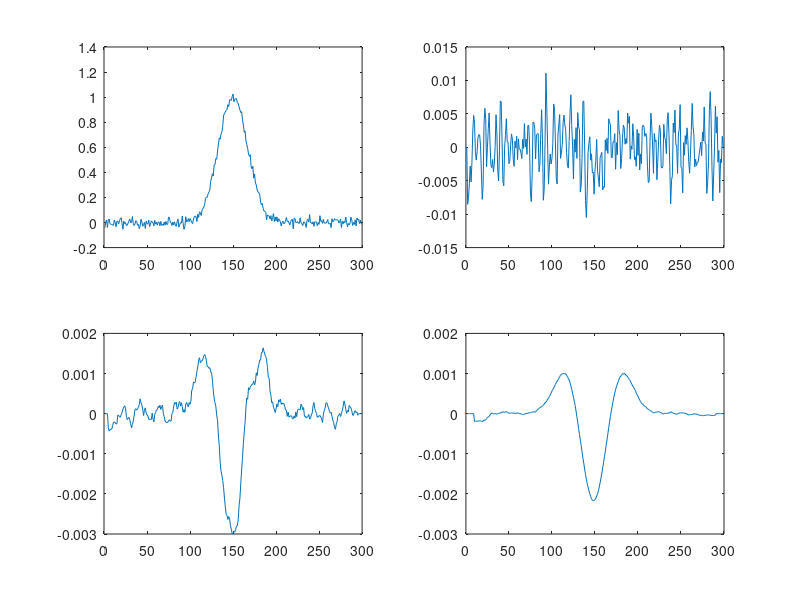

MATLAB code to generate this figure:
% Matlab/Octave code example to create the figures on 
% http://terpconnect.umd.edu/~toh/spectrum/Differentiation.html

function derivdemo4

% Create an independent variable ("x-axis")
increment=1;
x=[1:increment:300];

% Create a signal , as a function of x, with a single Gaussian peak centered at x=150
y=gaussian(x,150,40);

% Add random noise
y=y+0.02*randn(size(x)); 

% Compute second derivative
d=deriv2(y);

% Plot the signal and smoothed derivatives in the four quadrants of the plot window
subplot(2,2,1)
plot(x,y)
subplot(2,2,2)
% SmoothWidth = 3
plot(x,fastsmooth(d,3,3)')
subplot(2,2,3)
% SmoothWidth = 10
plot(x,fastsmooth(d,10,3))
subplot(2,2,4)
% SmoothWidth = 20
plot(x,fastsmooth(d,20,3))


% Internal sub-functions

function g = gaussian(x,pos,wid)

%  gaussian(x,pos,wid) = gaussian peak centered on pos, half-width=wid

%  x may be scalar, vector, or matrix, pos and wid both scalar
%  T. C. O'Haver, 1988
%  Examples: gaussian([0 1 2],1,2) gives result [0.5000    1.0000    0.5000]

%  plot(gaussian([1:100],50,20)) displays gaussian band centered at 50 with width 20.
g = exp(-((x-pos)./(0.6005615.*wid)) .^2);

function SmoothY=fastsmooth(Y,w,type,ends)
% fastbsmooth(Y,w,type,ends) smooths vector Y with smooth 
%  of width w. Version 2.0, May 2008.
% The argument "type" determines the smooth type:
%   If type=1, rectangular (sliding-average or boxcar) 
%   If type=2, triangular (2 passes of sliding-average)
%   If type=3, pseudo-Gaussian (3 passes of sliding-average)
% The argument "ends" controls how the "ends" of the signal 
% (the first w/2 points and the last w/2 points) are handled.
%   If ends=0, the ends are zero.  (In this mode the elapsed 
%     time is independent of the smooth width). The fastest.
%   If ends=1, the ends are smoothed with progressively 
%     smaller smooths the closer to the end. (In this mode the  
%     elapsed time increases with increasing smooth widths).
% fastsmooth(Y,w,type) smooths with ends=0.
% fastsmooth(Y,w) smooths with type=1 and ends=0.
% Example:
% fastsmooth([1 1 1 10 10 10 1 1 1 1],3)= [0 1 4 7 10 7 4 1 1 0]
% fastsmooth([1 1 1 10 10 10 1 1 1 1],3,1,1)= [1 1 4 7 10 7 4 1 1 1]
%  T. C. O'Haver, May, 2008.
if nargin==2, ends=0; type=1; end
if nargin==3, ends=0; end
  switch type
    case 1
       SmoothY=sa(Y,w,ends);
    case 2   
       SmoothY=sa(sa(Y,w,ends),w,ends);
    case 3
       SmoothY=sa(sa(sa(Y,w,ends),w,ends),w,ends);
  end

function SmoothY=sa(Y,smoothwidth,ends)
w=round(smoothwidth);
SumPoints=sum(Y(1:w));
s=zeros(size(Y));
halfw=round(w/2);
L=length(Y);
for k=1:L-w,
   s(k+halfw-1)=SumPoints;
   SumPoints=SumPoints-Y(k);
   SumPoints=SumPoints+Y(k+w);
end
s(k+halfw)=sum(Y(L-w+1:L));
SmoothY=s./w;
% Taper the ends of the signal if ends=1.
  if ends==1,
  startpoint=(smoothwidth + 1)/2;
  SmoothY(1)=(Y(1)+Y(2))./2;
  for k=2:startpoint,
     SmoothY(k)=mean(Y(1:(2*k-1)));
     SmoothY(L-k+1)=mean(Y(L-2*k+2:L));
  end
  SmoothY(L)=(Y(L)+Y(L-1))./2;
  end


function d=deriv(a)
% First derivative of vector using 2-point central difference.
% Example: deriv([1 1 1 2 3 4]) yeilds [0 0 .5 1 1 1]
%  T. C. O'Haver, 1988.
n=length(a);
d=zeros(size(a));
d(1)=a(2)-a(1);
d(n)=a(n)-a(n-1);
for j = 2:n-1;
  d(j)=(a(j+1)-a(j-1)) ./ 2;
end

function d=deriv2(a)
% Second derivative of vector using 3-point central difference.
%  T. C. O'Haver, 2006.
n=length(a);
for j = 2:n-1;
  d(j)=a(j+1) - 2.*a(j) + a(j-1);
end
d(1)=d(2);
d(n)=d(n-1);

function d3=deriv3(a)
% Third derivative of vector a
%  T. C. O'Haver, 2008.
n=length(a);
for j = 3:n-2;
  d3(j)=a(j+2) - 2.*a(j+1) + 2.*a(j-1) - a(j-2);
end
d3(1:2)=d3(3);
d3(n-1:n)=d3(n-2);

function g=sigmoid(x,t1,t2)
g=1./(1 + exp((t1 - x)./t2));
